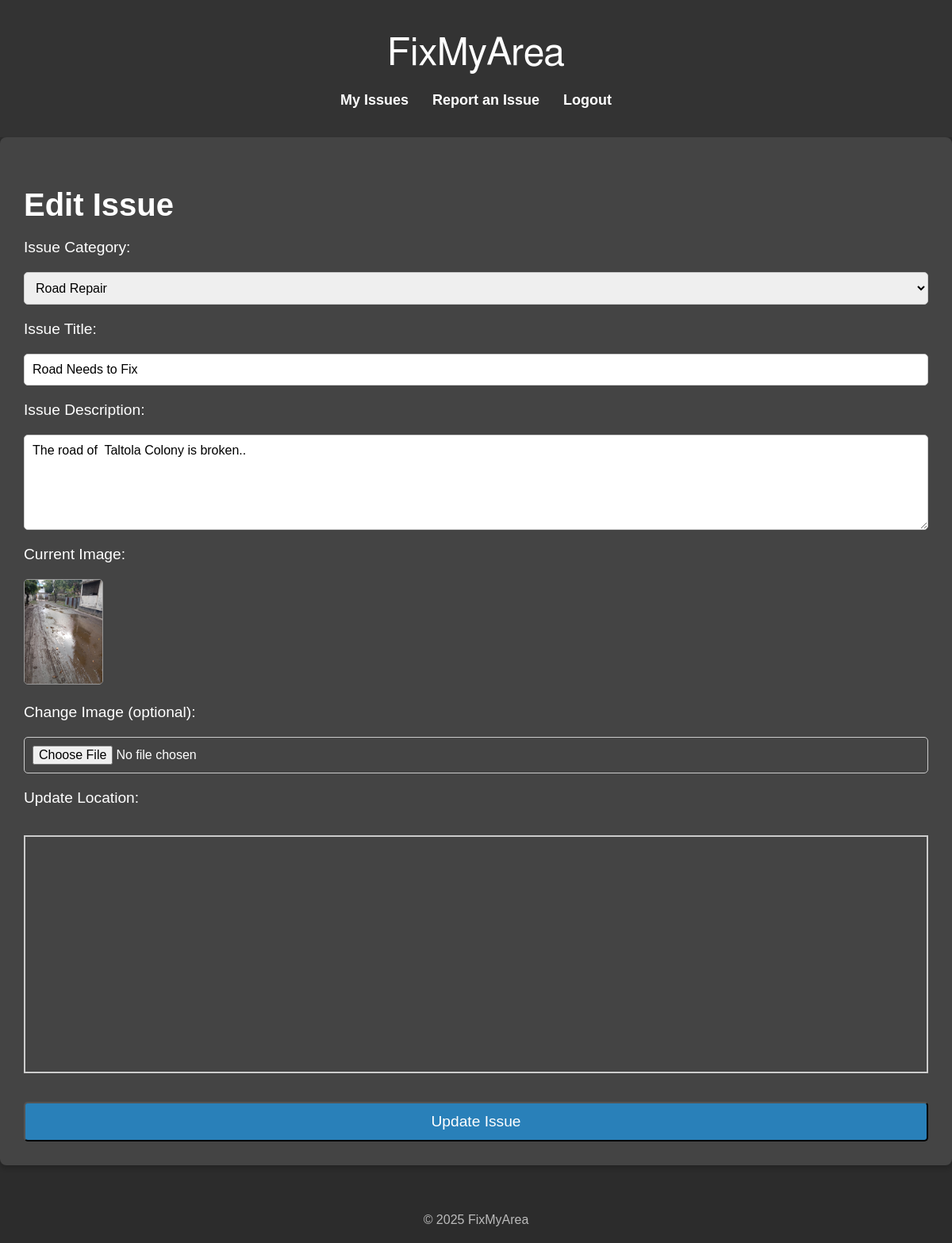
The page /edit_issue.php?id=2 (signed in) on the database its author committed.
### tables this page shows
CREATE TABLE `issues` (
  `id` int(11) NOT NULL,
  `citizen_id` int(11) DEFAULT NULL,
  `title` varchar(255) NOT NULL,
  `description` text NOT NULL,
  `category` text DEFAULT NULL,
  `status` enum('reported','in_progress','resolved','cancelled') NOT NULL DEFAULT 'reported',
  `location` point NOT NULL,
  `created_at` timestamp NOT NULL DEFAULT current_timestamp(),
  `hired_service_provider_id` int(11) DEFAULT NULL,
  `photo_path` varchar(255) DEFAULT NULL,
  `updated_at` timestamp NOT NULL DEFAULT current_timestamp() ON UPDATE current_timestamp(),
  `category_id` int(11) DEFAULT NULL
);

### edit_issue.php (the view, shortened to what this page needs)
<?php
require 'C:/xampp/htdocs/3Bit/includes/config.php';
$email = $_SESSION['userLoggedIn'];
$query = $con->prepare("SELECT id FROM users WHERE email = ?");
$query->execute([$email]);
$citizen_id = $query->fetchColumn();
$issue_id = $_GET['id'];
$query = $con->prepare("SELECT *, ST_AsText(location) as location_text FROM issues WHERE id = ? AND citizen_id = ?");
$query->execute([$issue_id, $citizen_id]);
$issue = $query->fetch(PDO::FETCH_ASSOC);
?>
<!DOCTYPE html>
<html lang="en">
<head>
    <link rel="stylesheet" href="assets/style/style.css">
    <link rel="stylesheet" href="https://cdn.jsdelivr.net/npm/ol@v7.4.0/ol.css">
</head>
<body class="dashboard">
<header>
    <div class="container header-container">
        <h1 class="site-title">FixMyArea</h1>
        <nav>
            <ul class="nav-links">
                <li><a href="issues.php">My Issues</a></li>
                <li><a href="report.php">Report an Issue</a></li>
                <li><a href="logout.php">Logout</a></li>
            </ul>
        </nav>
    </div>
</header>
<main class="container">
    <section class="report-section">
        <h2>Edit Issue</h2>
        <form action="update_issue.php" method="post" enctype="multipart/form-data" class="report-form">
            <label for="category">Issue Category:</label>
            <select name="category" id="category" required>
                <option value="Road Repair" <?= $issue['category'] == "Road Repair" ? "selected" : "" ?>>Road Repair</option>
            </select>
            <label for="title">Issue Title:</label>
            <input type="text" name="title" id="title" value="<?= htmlspecialchars($issue['title']); ?>" required>
            <label for="description">Issue Description:</label>
            <textarea name="description" id="description" required><?= htmlspecialchars($issue['description']); ?></textarea>
            <?php if (!empty($issue['photo_path'])): ?>
                <label>Current Image:</label>
                <div class="issue-image">
                    <img src="/3Bit/<?= htmlspecialchars($issue['photo_path']); ?>" alt="Current Image" class="issue-thumbnail">
                </div>
            <?php endif; ?>
            <label for="photo">Change Image (optional):</label>
            <input type="file" name="photo" id="photo" accept="image/jpeg, image/png">
            <label for="map">Update Location:</label>
            <div id="map"></div>
            <button type="submit" class="btn-primary">Update Issue</button>
        </form>
    </section>
</main>
<footer>
    <div class="container">
        <p>&copy; <?= date("Y"); ?> FixMyArea</p>
    </div>
</footer>
</body>
</html>

### assets/style/style.css (style rules this page uses)
html, body { height: 100%; padding: 0; margin: 0; font-family: Arial, Helvetica, sans-serif; }
* { box-sizing: border-box; }
a { text-decoration: none; }
* { box-sizing: border-box; margin: 5; padding: 2; font-family: Arial, Helvetica, sans-serif; }
body { background-color: rgba(0, 0, 0, 0.812); height: 100%; padding: 0; margin: 0; font-family: Arial, Helvetica, sans-serif; }
.issue-thumbnail { width: 100px; height: 100px; object-fit: cover; margin-right: 15px; border-radius: 8px; border: 1px solid #999; }
footer { margin-top: 40px; padding: 20px; text-align: center; color: #666; }
header { background-color: #333; color: white; padding: 20px; text-align: center; }
header .site-title { font-family: "Museo300-display", MuseoSans, Helmet, Freesans, sans-serif; font-size: 3em; line-height: 1em; font-weight: normal; margin-top: 0.5em; margin-bottom: 0.5em }
nav ul { display: flex; justify-content: center; padding: 0; list-style-type: none; }
nav ul li { margin: 0 15px; }
nav ul li a { color: white; text-decoration: none; font-size: 18px; font-weight: 600; transition: background-color 0.3s ease; }
.report-section { background-color: #444; color: white; padding: 30px; border-radius: 8px; box-shadow: 0 4px 6px rgba(0, 0, 0, 0.2); }
.report-section h2 { font-size: 2.5em; margin-bottom: 20px; }
.report-form { display: flex; flex-direction: column; gap: 20px; }
.report-form label { font-size: 1.2em; }
.report-form select, .report-form textarea, .report-form input[type="file"], .report-form input[type="text"] { padding: 10px; font-size: 1em; border-radius: 5px; border: 1px solid #ccc; }
.report-form textarea { min-height: 120px; resize: vertical; }
.report-form button { background-color: #2980b9; color: white; padding: 12px; font-size: 1.2em; border-radius: 5px; cursor: pointer; transition: background-color 0.3s ease; }
footer { margin-top: 40px; padding: 20px; text-align: center; color: #bbb; }
footer p { margin: 0; }
body.dashboard { background: #2c2c2c; color: #f0f0f0; font-family: Arial, sans-serif; }
.issue-thumbnail { width: 100px; height: auto; border-radius: 5px; cursor: pointer; transition: transform 0.2s; }

### edit_issue.php (style rules this page uses)
#map { width: 100%; height: 300px; margin: 1em 0; border: 2px solid #ccc; }

### rows shown on the page
issues: category "Road Repair", title "Road Needs to Fix", description "The road of Taltola Colony is broken..", photo_path (picture)
